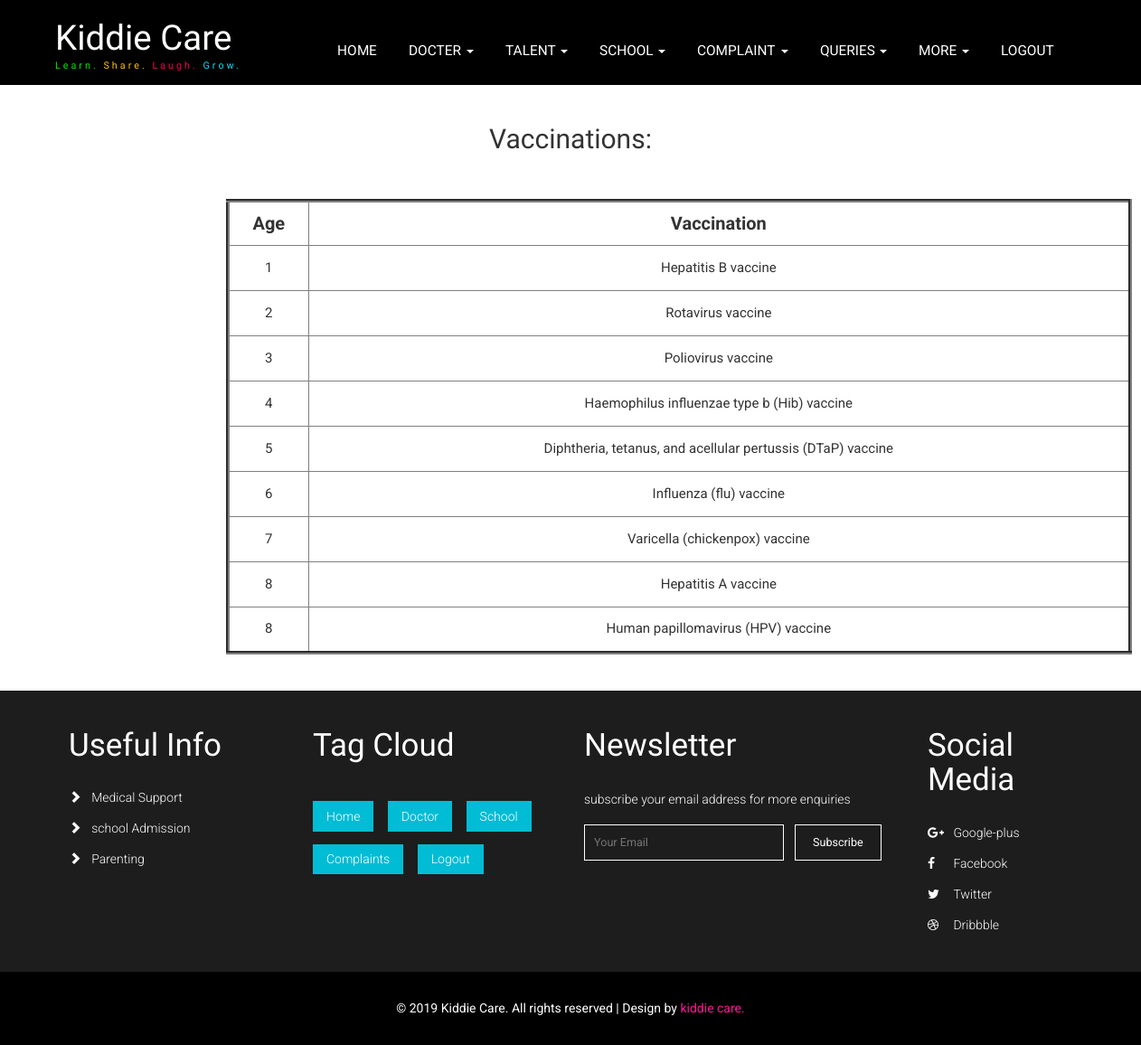
The app's page /uvaccinationview (signed in) with its own data.
### kiddiecloud/models.py (models this page shows)
class AddVaccination(db.Model):
    id = db.Column(db.Integer, primary_key=True)
    user = db.Column(db.String(200))
    age = db.Column(db.String(200), nullable=False)
    vaccination = db.Column(db.String(200), nullable=False)

### kiddiecloud/routes.py (the view)
@app.route('/uvaccinationview')
@login_required
def uvaccinationview():
    tasks = AddVaccination.query.all()
    return render_template("uvaccinationview.html",tasks = tasks)

### kiddiecloud/models.py (called while the page is built)
@login_manager.user_loader
def load_user(id):
    return User.query.get(int(id))

### kiddiecloud/templates/uvaccinationview.html
{% extends 'user_layout.html' %}
{% block content %}
<br><br>
<h2><center>Vaccinations:</center></h2>
    <table border="4" style="width:1002px; margin-left:250px; text-align:center; margin-top: 50px;">
        <tr style="font-weight: bold;height: 50px;font-size: 20px;">
            <td>Age</th>
            <td>Vaccination</th>
        </tr>
        {% for tasks in tasks %}
            <tr style="font-size: 15px;height: 50px;">
                <td>{{ tasks.age }}</td>
                <td>{{ tasks.vaccination }}</td>
            </tr>
        {% endfor %}
    </table>
<br><br>
{% endblock %}

### kiddiecloud/templates/user_layout.html (shortened to what this page needs)
<!DOCTYPE html>
<html lang="en">
<head>
<link href="../static/css/bootstrap.css" type="text/css" rel="stylesheet" media="all">
<link href="../static/css/style.css" type="text/css" rel="stylesheet" media="all">
<link href="../static/css/font-awesome.css" rel="stylesheet">
<link href='css/simplelightbox.css' rel='stylesheet' type='text/css'>
<link rel="stylesheet" href="../static/css/flexslider.css" type="text/css" media="screen" />
<link rel="stylesheet" href="..static/css/jquery.flipster.css">
</head>
<body>
	<div class="headerw3l">
		<nav class="navbar navbar-default">
			<div class="container">
				<div class="navbar-header navbar-left" style="font-size: 11px;">
					<h1><a href="/user">Kiddie Care <span><i>Learn.</i> <i class="logo-w3l2">Share.</i> <i class="logo-w3l3"> Laugh.</i> <i class="logo-w3l4"> Grow.</i></span></a></h1>
				</div>
				<div class="collapse navbar-collapse navbar-right" id="bs-example-navbar-collapse-1">
					<ul class="nav navbar-nav navbar-left">
						<li><a href="/user" class="link link--yaku"><span>H</span><span>O</span><span>M</span><span>E</span></a></li>
						<li><a href="#" class="dropdown-toggle link link--yaku" data-toggle="dropdown" role="button" aria-haspopup="true" aria-expanded="false"><span>DOCTER</span> <span class="caret"></span></a>
							</li>
							<li><a href="#" class="dropdown-toggle link link--yaku" data-toggle="dropdown" role="button" aria-haspopup="true" aria-expanded="false"><span>TALENT</span> <span class="caret"></span></a>
							</li>
							<li><a href="#" class="dropdown-toggle link link--yaku" data-toggle="dropdown" role="button" aria-haspopup="true" aria-expanded="false"><span>SCHOOL</span> <span class="caret"></span></a>
							</li>
							<li ><a href="#" class="dropdown-toggle link link--yaku" data-toggle="dropdown" role="button" aria-haspopup="true" aria-expanded="false"><span>COMPLAINT</span> <span class="caret"></span></a>
							</li>
							<li style="margin-left: 35px;"><a href="#" class="dropdown-toggle link link--yaku" data-toggle="dropdown" role="button" aria-haspopup="true" aria-expanded="false"><span>QUERIES</span> <span class="caret"></span></a>
							</li>
							<li><a href="#" class="dropdown-toggle link link--yaku" data-toggle="dropdown" role="button" aria-haspopup="true" aria-expanded="false"><span>MORE</span> <span class="caret"></span></a>
							</li>
							<li><a href="/logout" class="link link--yaku"><span>LOGOUT</span></a></li>
						</ul>
					<div class="clearfix"> </div>
				</div>
			</div>
		</nav>
	</div>
	{%block content%}
	{%endblock%}
<div class="footer w3layouts">
	<div class="container">
		<div class="footer-agileinfo">
			<div class="col-md-3 col-sm-6 footer-grid agileits-w3layouts">
				<h3>Useful Info</h3>
				<ul>
					<li><a href=""><i class="glyphicon glyphicon-chevron-right"></i>Medical Support</a></li>
					<li><a href=""><i class="glyphicon glyphicon-chevron-right"></i>school Admission </a></li>
					<li><a href=""><i class="glyphicon glyphicon-chevron-right"></i>Parenting</a></li>
				</ul>
			</div>
			<div class="col-md-3 col-sm-6 footer-grid footer-tags agileits-w3layouts">
				<h3>Tag Cloud</h3>
				<ul>
					<li><a href="/user">Home</a></li>
					<li><a href="/bookdoctor">Doctor</a></li>
					<li><a href="/bookadmission">School</a></li>
					<li><a href="/addcomplaint">Complaints</a></li>
					<li><a href="/logout">Logout</a></li>
				</ul>
			</div>
			<div class="col-md-4 col-sm-6 footer-grid footer-review agileits-w3layouts">
				<h3>Newsletter</h3>
				<p>subscribe your email address for more enquiries</p>
				<form action="#" method="post">
					<input type="email" name="Email" placeholder="Your Email" required="">
					<input type="submit" value="Subscribe">
					<div class="clearfix"> </div>
				</form>
			</div>
			<div class="col-md-2 col-sm-6 footer-grid w3social">
				<h3>Social Media</h3>
				<ul>
					<li><a href="#"><i class="fa fa-google-plus"></i>Google-plus</a></li>
					<li><a href="#"><i class="fa fa-facebook"></i>Facebook</a></li>
					<li><a href="#"><i class="fa fa-twitter"></i>Twitter</a></li>
					<li><a href="#"><i class="fa fa-dribbble"></i>Dribbble</a></li>
				</ul>
			</div>
			<div class="clearfix"> </div>
		</div>
	</div>
</div>
<div class="copy-right w3-agileits">
	<div class="container">
		<p>© 2019 Kiddie Care. All rights reserved | Design by <a href=""> kiddie care.</a></p>
	</div>
</div>
</body>
</html>

### kiddiecloud/static/css/style.css (style rules this page uses)
body { margin:0; font-family: 'Roboto', sans-serif; background: #fff; }
body a { transition: 0.5s all; -webkit-transition: 0.5s all; -moz-transition: 0.5s all; -o-transition: 0.5s all; -ms-transition: 0.5s all; text-decoration:none; outline:none; }
h1,h2,h3,h4,h5,h6 { margin:0; font-family: 'Yanone Kaffeesatz', sans-serif; }
p { margin:0; }
ul,label { margin:0; padding:0; }
.headerw3l { padding: 1.5em 0 1.1em; border-bottom: 3px solid #fff; background: #000; }
.navbar-default { background: none; border: none; margin: 0; min-height: inherit; }
.navbar-header h1 { font-size: 3.5em; font-family: 'Parisienne', cursive; }
.navbar-header h1 a { color:#fff; text-decoration:none; display: block; }
.navbar-header h1 a span { display: block; font-size: .28em; margin-top: 0.3em; letter-spacing: 3px; color: #fff; font-family: 'Yanone Kaffeesatz', sans-serif; }
ul.nav.navbar-nav.navbar-left { margin-top: 1.3em; }
.navbar-nav > li { margin-right: 2.5em; }
.navbar-nav > li:nth-child(5) { margin: 0; }
.navbar-nav > li > a { font-size: 1.1em; padding: 0; line-height: 35px; }
.navbar-default .navbar-nav > li > a { color: #fff; }
div#bs-example-navbar-collapse-1 { padding: 0; margin: 0; }
.navbar-header h1 a i { color: #00ea09; font-style: inherit; }
.navbar-header h1 a i.logo-w3l2 { color: #FFC107; }
.navbar-header h1 a i.logo-w3l3 { color: #f90055; }
.navbar-header h1 a i.logo-w3l4 { color:#02e2ff; }
.link--yaku { overflow: hidden; }
.link--yaku span { display: inline-block; position: relative; -webkit-transform: perspective(1000px) rotate3d(0,1,0,0deg); -moz-transform: perspective(1000px) rotate3d(0,1,0,0deg); -o-transform: perspective(1000px) rotate3d(0,1,0,0deg); -ms-transform: perspective(1000px) rotate3d(0,1,0,0deg); transform: perspective(1000px) rotate3d(0,1,0,0deg); -webkit-transition: -webkit-transform 0.5s, color 0.5s; -moz-transition: transform 0.5s, color 0.5s; -o-transition: transform 0.5s, color 0.5s; -ms-transition: transform 0.5s, color 0.5s; transition: transform 0.5s, color 0.5s; }
.link--yaku span:nth-child(4), .link--yaku:hover span:first-child { -webkit-transition-delay: 0s; -moz-transition-delay: 0s; -o-transition-delay: 0s; -ms-transition-delay: 0s; transition-delay: 0s; }
.link--yaku span:nth-child(3), .link--yaku:hover span:nth-child(2) { -webkit-transition-delay: 0.1s; -moz-transition-delay: 0.1s; -o-transition-delay: 0.1s; -ms-transition-delay: 0.1s; transition-delay: 0.1s; }
.link--yaku span:nth-child(2), .link--yaku:hover span:nth-child(3) { -webkit-transition-delay: 0.2s; -moz-transition-delay: 0.2s; -o-transition-delay: 0.2s; -ms-transition-delay: 0.2s; transition-delay: 0.2s; }
.link--yaku span:first-child, .link--yaku:hover span:nth-child(4) { -webkit-transition-delay: 0.3s; -moz-transition-delay: 0.3s; -o-transition-delay: 0.3s; -ms-transition-delay: 0.3s; transition-delay: 0.3s; }
p { font-size: 1em; color: #999; line-height: 1.8em; }
.footer { background: #1d1d1d; padding: 3em 0; }
.footer h3 { font-size: 2.5em; color: #fff; margin-bottom: 0.8em; font-weight: 200; }
.footer-grid li { display: block; margin-top: 1em; }
.footer-grid li a { font-size: 1em; color: #fff; display: inline-block; text-decoration: none; font-weight: 300; outline: none; }
.footer-grid li a i.glyphicon { margin-right: 0.8em; }
.footer-grid.footer-tags li { display: inline-block; }
.footer-grid.footer-tags li a { padding: .4em 1em; background: #00BCD4; margin-right: 12px; border: 1px dashed #00BCD4; }
.footer-grid.footer-tags { padding-left: 0; }
.footer-grid form { position: relative; }
.footer-grid p { color: #fff; margin-bottom: 1em; font-weight: 300; }
.footer-grid input[type="email"] { width: 63%; padding: 0.8em; font-size: 0.9em; float: left; color: #fff; outline: none; border: 1px solid #fff; background: none; -webkit-appearance: none; transition: 0.5s all; -webkit-transition: 0.5s all; -moz-transition: 0.5s all; }
.footer-grid input[type="submit"] { float: left; color: #fff; font-size: .9em; outline: none; padding: 0.8em 1.5em; border: 1px solid #FFF; transition: 0.5s all; -webkit-transition: 0.5s all; -moz-transition: 0.5s all; -webkit-appearance: none; background: none; margin-left: 1em; }
.footer-grid li a i.fa { margin-right: 0.6em; width: 20px; }
.copy-right { padding: 2em 0; background: #000; }
.copy-right p { text-align: center; color: #fff; }
.copy-right p a { color: #FF1493; text-decoration:none; }

### records on screen
AddVaccination: age "1", vaccination "Hepatitis B vaccine"
AddVaccination: age "2", vaccination "Rotavirus vaccine"
AddVaccination: age "3", vaccination "Poliovirus vaccine"
AddVaccination: age "4", vaccination "Haemophilus influenzae type b (Hib) vaccine"
AddVaccination: age "5", vaccination "Diphtheria, tetanus, and acellular pertussis (DTaP) vaccine"
AddVaccination: age "6", vaccination "Influenza (flu) vaccine"
AddVaccination: age "7", vaccination "Varicella (chickenpox) vaccine"
AddVaccination: age "8", vaccination "Hepatitis A vaccine"
AddVaccination: age "8", vaccination "Human papillomavirus (HPV) vaccine"
